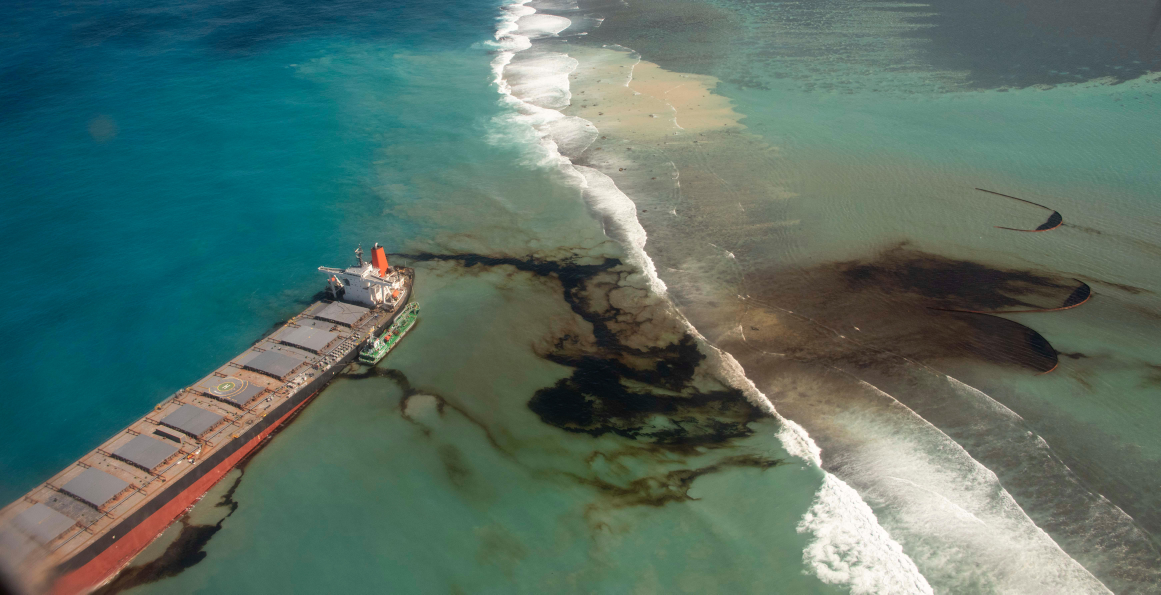
#> input picture oil.jpg, 6966 x 3566 px (shown at 1/6 size)
$ python finalproject.py
#> lines starting #> are read from the running program, lines starting #| are printed output that depends on the picture; after the words box and inside, x2 and y2 are one past the last pixel; in counts of white or black regions, pixels touching at a corner belong together
#> further down, image is the input picture: shape (3566, 6966, 3); mean B, G, R 102.9, 111.7, 86.1
#> `hsv = cv2.cvtColor(image, cv2.COLOR_BGR2HSV)`: hsv: shape (3566, 6966, 3); mean H, S, V 58, 97.3, 118.4
import cv2
import numpy as np
import matplotlib.pyplot as plt

## Load the image
#image = cv2.imread("coins.jpeg")
#gray = cv2.cvtColor(image, cv2.COLOR_BGR2GRAY)
#
## Apply Gaussian Blur to reduce noise
#blurred = cv2.GaussianBlur(gray, (7, 7), 0)
#
## Threshold the image (binary)
#_, binary = cv2.threshold(blurred, 200, 255, cv2.THRESH_BINARY_INV)
#
## Define a kernel
#kernel = cv2.getStructuringElement(cv2.MORPH_ELLIPSE, (11, 11))
#
## Apply morphological operations
#cleaned = cv2.morphologyEx(binary, cv2.MORPH_OPEN, kernel, iterations=3)
##cleaned = cv2.morphologyEx(cleaned, cv2.MORPH_CLOSE, kernel, iterations=2)
#
## Find contours
#contours, _ = cv2.findContours(cleaned, cv2.RETR_EXTERNAL, cv2.CHAIN_APPROX_SIMPLE)
#
## Draw contours on the original image
#result = image.copy()
#cv2.drawContours(result, contours, -1, (0, 255, 0), 2)
#
## Count objects
#num_coins = len(contours)
#
## Show results
#plt.figure(figsize=(12, 6))
#plt.subplot(1, 3, 1)
#plt.title("Binary Image")
#plt.imshow(binary, cmap="gray")
#
#plt.subplot(1, 3, 2)
#plt.title("After Morphology")
#plt.imshow(cleaned, cmap="gray")
#
#plt.subplot(1, 3, 3)
#plt.title(f"Detected Coins: {num_coins}")
#plt.imshow(cv2.cvtColor(result, cv2.COLOR_BGR2RGB))
#
#plt.show()


def interactive_hsv_mask(image_path):
#> called with image_path = 'oil4.jpg'
    image = cv2.imread(image_path)
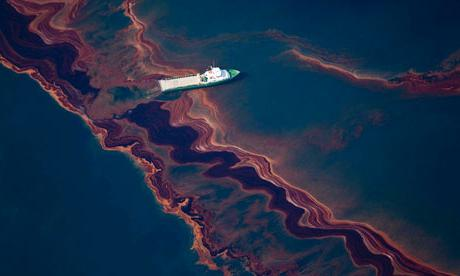
#> input picture oil4.jpg, 460 x 276 px
#> image is the input picture: shape (276, 460, 3); mean B, G, R 71.9, 46.6, 31.4
    hsv = cv2.cvtColor(image, cv2.COLOR_BGR2HSV)
#> hsv: shape (276, 460, 3); mean H, S, V 116.3, 185.8, 76.2

    def nothing(x):
        pass

    # Create a window
    cv2.namedWindow('Mask Tuning', cv2.WINDOW_NORMAL)

    # Create trackbars for upper HSV values
    cv2.createTrackbar('H', 'Mask Tuning', 180, 180, nothing)
    cv2.createTrackbar('S', 'Mask Tuning', 255, 255, nothing)
    cv2.createTrackbar('V', 'Mask Tuning', 60, 255, nothing)
    cv2.imshow('HSV image', hsv)

    while True:
        # Get current positions of trackbars
        h = cv2.getTrackbarPos('H', 'Mask Tuning')
        s = cv2.getTrackbarPos('S', 'Mask Tuning')
        v = cv2.getTrackbarPos('V', 'Mask Tuning')

        lower_black = np.array([0, 0, 0])
        upper_black = np.array([h, s, v])

        mask = cv2.inRange(hsv, lower_black, upper_black)
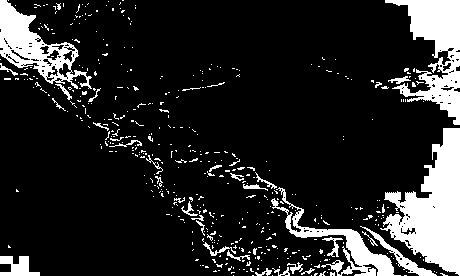
#> mask: shape (276, 460); 15.4% white; 472 white regions (434 under 20 px), largest, box (x1, y1, x2, y2) and area: (380, 128, 460, 276) 6075, (385, 0, 460, 125) 4122, (0, 0, 92, 89) 2906

        # Show mask and original side by side
        mask_bgr = cv2.cvtColor(mask, cv2.COLOR_GRAY2BGR)
        combined = np.hstack((image, mask_bgr))
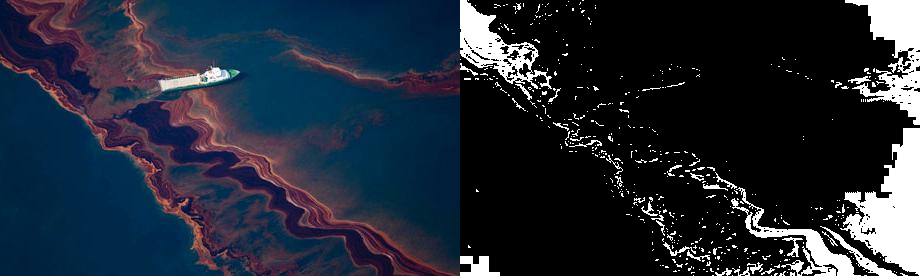
#> combined: shape (276, 920, 3); mean B, G, R 55.6, 42.9, 35.3
        cv2.imshow('Mask Tuning', combined)

        k = cv2.waitKey(1) & 0xFF
#> (key Esc is pressed here)
        if k == 27:  # ESC to exit
            break

    cv2.destroyAllWindows()
    print(f"Final upper_black: {upper_black}")

# Load the image
image = cv2.imread("oil.jpg")
hsv = cv2.cvtColor(image, cv2.COLOR_BGR2HSV)
interactive_hsv_mask("oil4.jpg")

# Define range for dark (oil spill) regions
# Lower values: near black, Upper values: dark gray
lower_black = np.array([0, 0, 0])
upper_black = np.array([120,255, 60])  # allow some dark gray

# Threshold to create mask
mask = cv2.inRange(hsv, lower_black, upper_black)
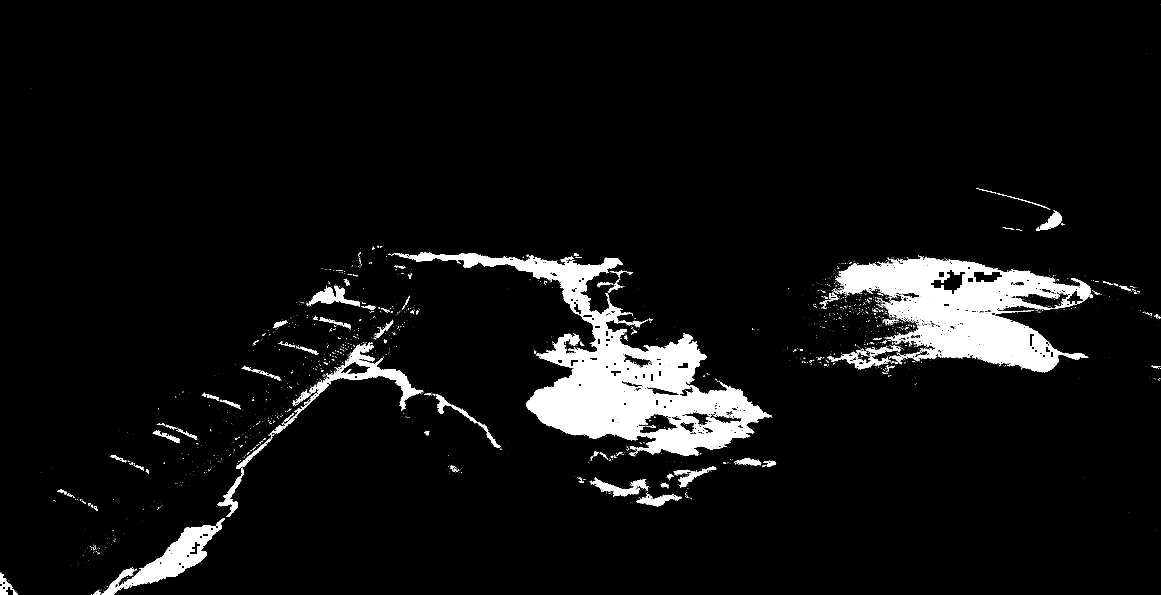
#> mask: shape (3566, 6966) (shown at 1/6 size); 5.4% white; 6258 white regions (5691 under 20 px), largest, box (x1, y1, x2, y2) and area: (2417, 1516, 4620, 2736) 646213, (5029, 1546, 6542, 2235) 420959, (758, 3108, 1349, 3518) 69488

# Morphological operations to clean small noise
kernel = cv2.getStructuringElement(cv2.MORPH_ELLIPSE, (7, 7))
mask_cleaned = cv2.morphologyEx(mask, cv2.MORPH_OPEN, kernel, iterations=2)
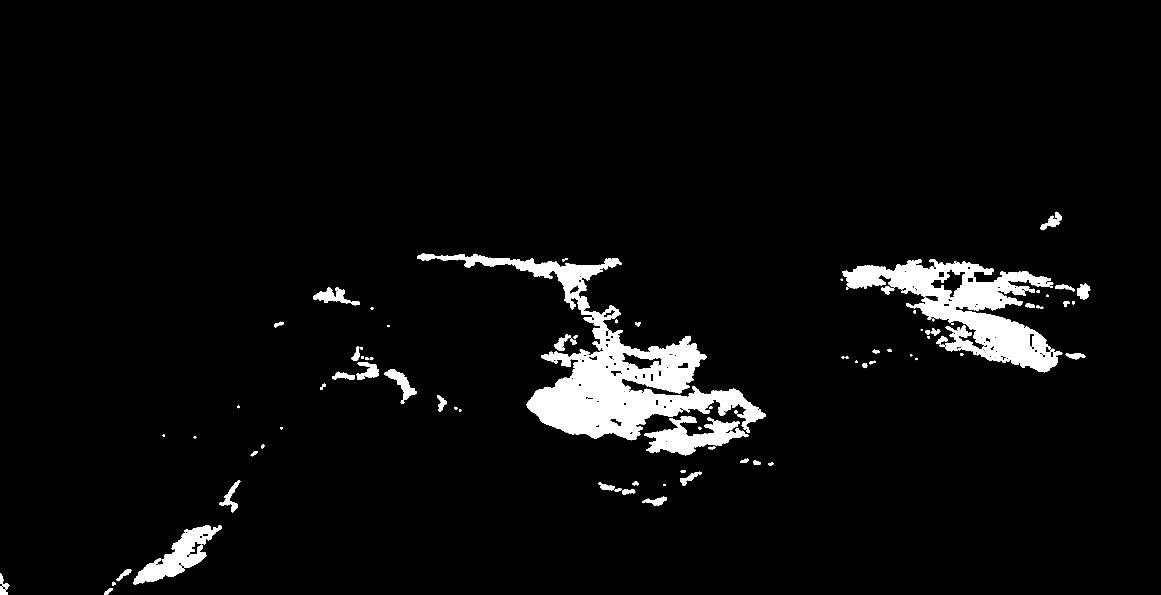
#> mask_cleaned: shape (3566, 6966) (shown at 1/6 size); 4.2% white; 152 white regions, largest, box (x1, y1, x2, y2) and area: (3160, 1680, 4594, 2641) 436437, (5056, 1554, 6373, 2234) 300317, (2615, 1523, 3730, 1817) 64338
mask_cleaned = cv2.morphologyEx(mask_cleaned, cv2.MORPH_CLOSE, kernel, iterations=2)
#> mask_cleaned: shape (3566, 6966); 4.4% white; 67 white regions

# Find contours of oil spill regions
contours, _ = cv2.findContours(mask_cleaned, cv2.RETR_EXTERNAL, cv2.CHAIN_APPROX_SIMPLE)
#> contours = 67 contours; largest, box (x1, y1, x2, y2) and area: (2502, 1521, 4594, 2733) 613302, (5056, 1554, 6373, 2234) 351160, (800, 3151, 1329, 3508) 66960, (2306, 2216, 2500, 2424) 11926, (1880, 1724, 2160, 1832) 11380

# Draw contours on the original image
result = image.copy()
cv2.drawContours(result, contours, -1, (0, 0, 255), 20)
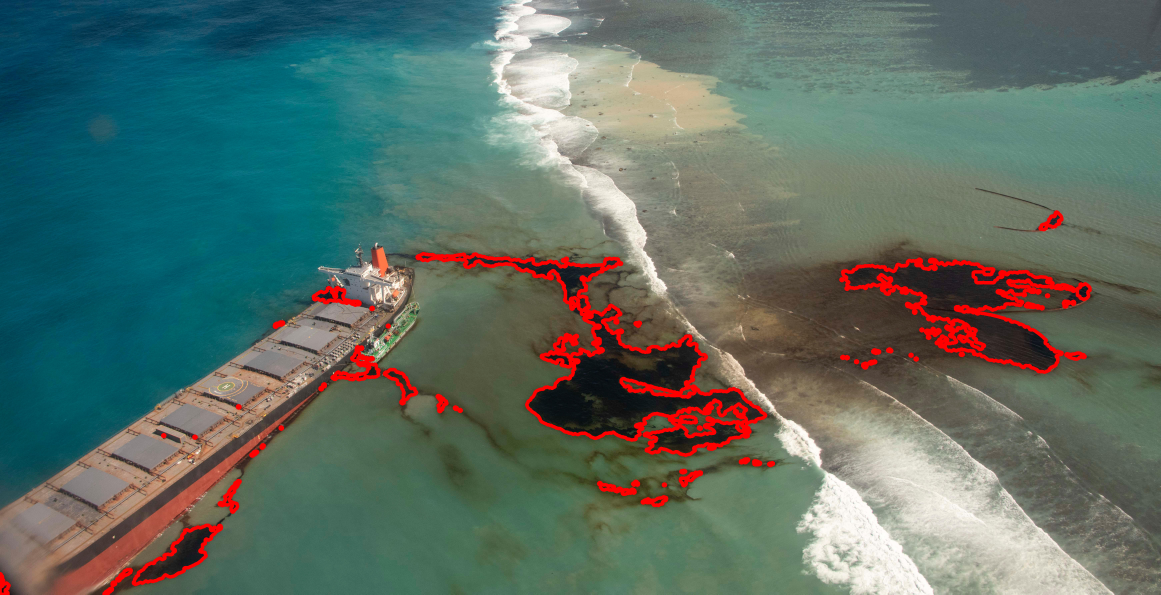
#> result: shape (3566, 6966, 3) (shown at 1/6 size); mean B, G, R 101.8, 110.3, 91.7

# Show results
plt.figure(figsize=(12, 6))
plt.subplot(1, 3, 1)
plt.title("Original Image")
plt.imshow(cv2.cvtColor(image, cv2.COLOR_BGR2RGB))

plt.subplot(1, 3, 2)
plt.title("Oil Spill Mask")
plt.imshow(mask_cleaned, cmap="gray")

plt.subplot(1, 3, 3)
plt.title("Detected Oil Spill")
plt.imshow(cv2.cvtColor(result, cv2.COLOR_BGR2RGB))

plt.show()
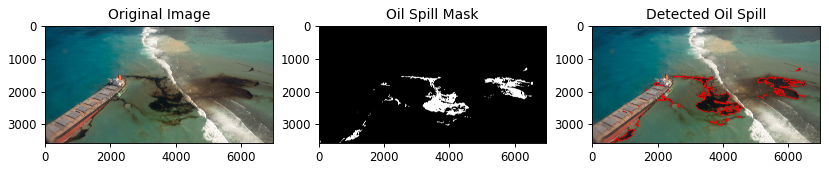
#> figure drawn by matplotlib, 3 panels

print(f"Detected Oil Spill Regions: {len(contours)}")
#| Detected Oil Spill Regions: 67

# Get coordinates of white pixels
points = np.column_stack(np.where(mask_cleaned > 0))
#> points = 1088065 pairs, first value 1271 to 3565, second value 0 to 6540

# Apply PCA to find dominant direction
mean, eigenvectors = cv2.PCACompute(points.astype(np.float32), mean=None)
#> mean = [[2206.1, 4168.9]]; eigenvectors = [[-0.216, 0.976], [0.976, 0.216]]
scale = 400  # length of the arrow
# Get center and principal direction
center = mean[0]  # (y, x) format
#> center = [2206.1, 4168.9]
direction = eigenvectors[0]
#> direction = [-0.216, 0.976]

# Make sure to swap order: (col, row) -> (x, y)
pt1 = (int(center[1]), int(center[0]))
#> pt1 = (4168, 2206)
pt2 = (int(center[1] + scale * direction[1]),
       int(center[0] + scale * direction[0]))
#> pt2 = (4559, 2119)
print(pt1, pt2  )
#| (4168, 2206) (4559, 2119)

result = image.copy()
cv2.arrowedLine(result, pt1, pt2, (0, 0, 255), 20, tipLength=0.5)

plt.figure(figsize=(10, 6))
plt.imshow(cv2.cvtColor(result, cv2.COLOR_BGR2RGB))
plt.title("Oil Spill Flow Direction")
plt.show()
